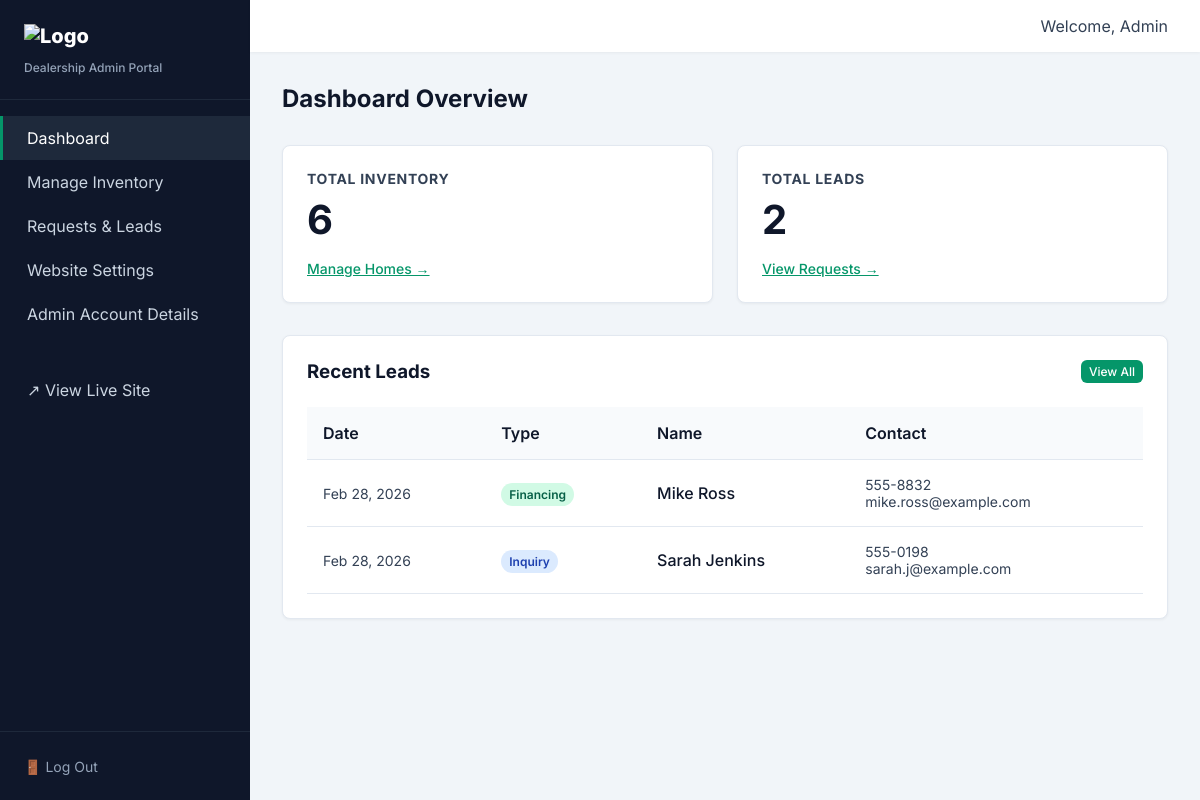
/admin/index.php (signed in), run on the app's committed database.
### tables this page shows
CREATE TABLE leads (
            id INTEGER PRIMARY KEY AUTOINCREMENT,
            type TEXT NOT NULL,
            name TEXT NOT NULL,
            email TEXT,
            phone TEXT NOT NULL,
            details TEXT,
            is_read INTEGER DEFAULT 0,
            created_at DATETIME DEFAULT CURRENT_TIMESTAMP
        );

### admin/index.php (the view, shortened to what this page needs)
<?php
require_once '../includes/db.php';
include 'includes/header.php';
$total_inventory = 0;
$total_leads = 0;
$recent_leads = [];
if (isset($pdo)) {
    try {
        $total_inventory = $pdo->query("SELECT COUNT(*) FROM inventory")->fetchColumn();
        $total_leads = $pdo->query("SELECT COUNT(*) FROM leads")->fetchColumn();
        $recent_leads = $pdo->query("SELECT * FROM leads ORDER BY created_at DESC LIMIT 5")->fetchAll();
    } catch (PDOException $e) {
        $error = "Database Error: " . $e->getMessage();
    }
} else {
    include_once '../data/inventory.php';
    $total_inventory = count($inventory);
}
?>
<div style="display: flex; justify-content: space-between; align-items: center; margin-bottom: 2rem;">
    <h2>Dashboard Overview</h2>
</div>
<div
    style="display: grid; grid-template-columns: repeat(auto-fit, minmax(250px, 1fr)); gap: 1.5rem; margin-bottom: 2rem;">
    <div class="card" style="margin-bottom: 0;">
        <h3 style="color: var(--text-muted); font-size: 0.875rem; text-transform: uppercase; letter-spacing: 0.05em;">
            Total Inventory</h3>
        <div style="font-size: 2.5rem; font-weight: 700; color: var(--primary); margin-top: 0.5rem;">
            <?php echo $total_inventory; ?>
        </div>
        <a href="inventory.php"
            style="display: inline-block; margin-top: 1rem; color: var(--secondary); font-size: 0.875rem; font-weight: 500;">Manage
            Homes &rarr;</a>
    </div>
    <div class="card" style="margin-bottom: 0;">
        <h3 style="color: var(--text-muted); font-size: 0.875rem; text-transform: uppercase; letter-spacing: 0.05em;">
            Total Leads</h3>
        <div style="font-size: 2.5rem; font-weight: 700; color: var(--primary); margin-top: 0.5rem;">
            <?php echo $total_leads; ?>
        </div>
        <a href="leads.php"
            style="display: inline-block; margin-top: 1rem; color: var(--secondary); font-size: 0.875rem; font-weight: 500;">View
            Requests &rarr;</a>
    </div>
</div>
<div class="card">
    <div style="display: flex; justify-content: space-between; align-items: center; margin-bottom: 1.5rem;">
        <h3>Recent Leads</h3>
        <a href="leads.php" class="btn btn-primary" style="font-size: 0.75rem; padding: 0.25rem 0.5rem;">View All</a>
    </div>
    <?php if (empty($recent_leads)): ?>
        <p style="color: var(--text-muted); padding: 2rem 0; text-align: center;">No leads received yet.</p>
    <?php else: ?>
        <div style="overflow-x: auto;">
            <table>
                <thead>
                    <tr>
                        <th>Date</th>
                        <th>Type</th>
                        <th>Name</th>
                        <th>Contact</th>
                    </tr>
                </thead>
                <tbody>
                    <?php foreach ($recent_leads as $lead): ?>
                        <tr>
                            <td style="color: var(--text-muted); font-size: 0.875rem;">
                                <?php echo date('M d, Y', strtotime($lead['created_at'])); ?>
                            </td>
                            <td>
                                <?php
                                $badgeClass = 'badge-blue';
                                if ($lead['type'] == 'Financing')
                                    $badgeClass = 'badge-green';
                                ?>
                                <span class="badge <?php echo $badgeClass; ?>">
                                    <?php echo htmlspecialchars($lead['type']); ?>
                                </span>
                            </td>
                            <td style="font-weight: 500; color: var(--primary);">
                                <?php echo htmlspecialchars($lead['name']); ?>
                            </td>
                            <td style="font-size: 0.875rem;">
                                <?php echo htmlspecialchars($lead['phone']); ?><br>
                                <span style="color: var(--text-muted);">
                                    <?php echo htmlspecialchars($lead['email']); ?>
                                </span>
                            </td>
                        </tr>
                    <?php endforeach; ?>
                </tbody>
            </table>
        </div>
    <?php endif; ?>
</div>
</div>
</main>
</body>
</html>

### admin/includes/header.php (style rules this page uses)
:root { --primary: #0F172A; --primary-light: #1E293B; --secondary: #059669; --accent: #D97706; --bg-gray: #F1F5F9; --sidebar-width: 250px; }
* { margin: 0; padding: 0; box-sizing: border-box; }
body { font-family: 'Inter', sans-serif; background-color: var(--bg-gray); color: #334155; display: flex; min-height: 100vh; }
h1, h2, h3 { color: var(--primary); }
.card { background: white; border-radius: 8px; box-shadow: 0 1px 3px rgba(0, 0, 0, 0.05); padding: 1.5rem; margin-bottom: 1.5rem; border: 1px solid #E2E8F0; }
.btn { display: inline-block; padding: 0.5rem 1rem; border-radius: 6px; font-weight: 500; cursor: pointer; border: none; text-decoration: none; font-size: 0.875rem; transition: 0.2s; }
.btn-primary { background: var(--secondary); color: white; }
table { width: 100%; border-collapse: collapse; }
th, td { padding: 1rem; text-align: left; border-bottom: 1px solid #E2E8F0; }
th { background-color: #F8FAFC; color: var(--primary); font-weight: 600; }
.badge { padding: 0.25rem 0.5rem; border-radius: 999px; font-size: 0.75rem; font-weight: 600; }
.badge-green { background: #D1FAE5; color: #065F46; }
.badge-blue { background: #DBEAFE; color: #1E40AF; }

### data on the page
leads: created_at "Feb 28, 2026", type "Financing", name "Mike Ross", phone "555-8832", email "mike.ross@example.com"
leads: created_at "Feb 28, 2026", type "Inquiry", name "Sarah Jenkins", phone "555-0198", email "sarah.j@example.com"

### other printed values
$total_inventory "6"
$total_leads "2"
